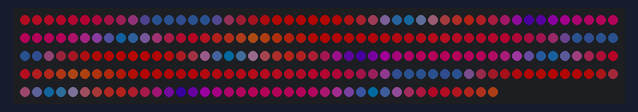
The sketch below on a simulated Arduino Uno, built with avr-gcc and run on an emulated ATmega328P. Parts: 240 RGB LEDs in strip order, left to right, continuing on the next row. Dim RGB values are drawn brighter than linear.

Above: at 3.18 s.
At 7.29 s:
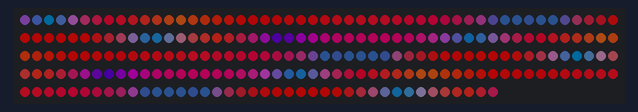
At 11.72 s:
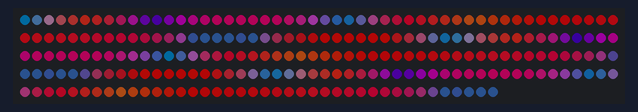
At 20.58 s:
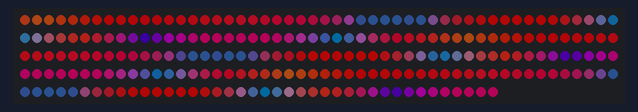
At 29.12 s:
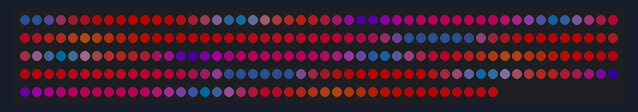
At 37.98 s:
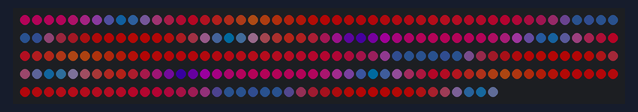

The sketch:

crazyPartyPalletUno.ino
```cpp
#include <FastLED.h>

#define LED_PIN     3
#define NUM_LEDS    240
#define BRIGHTNESS  64
#define LED_TYPE    WS2812B
#define COLOR_ORDER GRB
CRGB leds[NUM_LEDS];

#define UPDATES_PER_SECOND 100
DEFINE_GRADIENT_PALETTE( partytime_gp ) {
    0, 249, 21, 44,
   12, 237,  7, 69,
   33,  20, 33, 60,
   66, 237, 12, 11,
   84,   1, 79,122,
  101, 249, 47, 29,
  124,  45,  1,128,
  145, 244,  7,120,
  165,   1, 79,122,
  191, 249,  7, 52,
  211, 194, 85, 24,
  221,   1, 79,122,
  239, 237, 12, 11,
  255, 234, 12, 21};

CRGBPalette16 currentPalette = partytime_gp;
#define currentBlending LINEARBLEND

void setup() {
    delay(3000); // power-up safety delay
    FastLED.addLeds<LED_TYPE, LED_PIN, COLOR_ORDER>(leds, NUM_LEDS).setCorrection(TypicalLEDStrip);
    FastLED.setBrightness(BRIGHTNESS);
    FastLED.setMaxPowerInVoltsAndMilliamps(5, 1000);
}


void loop(){
    static uint8_t startIndex = 0;
    startIndex = startIndex + 1; /* motion speed */

    FillLEDsFromPaletteColors( startIndex);

    FastLED.show();
    FastLED.delay(1000 / UPDATES_PER_SECOND);
}

void FillLEDsFromPaletteColors( uint8_t colorIndex) {
    uint8_t brightness = 255;

    for( int i = 0; i < NUM_LEDS; i++) {
        leds[i] = ColorFromPalette( currentPalette, colorIndex, brightness, currentBlending);
        colorIndex += 3;
    }
}
```
